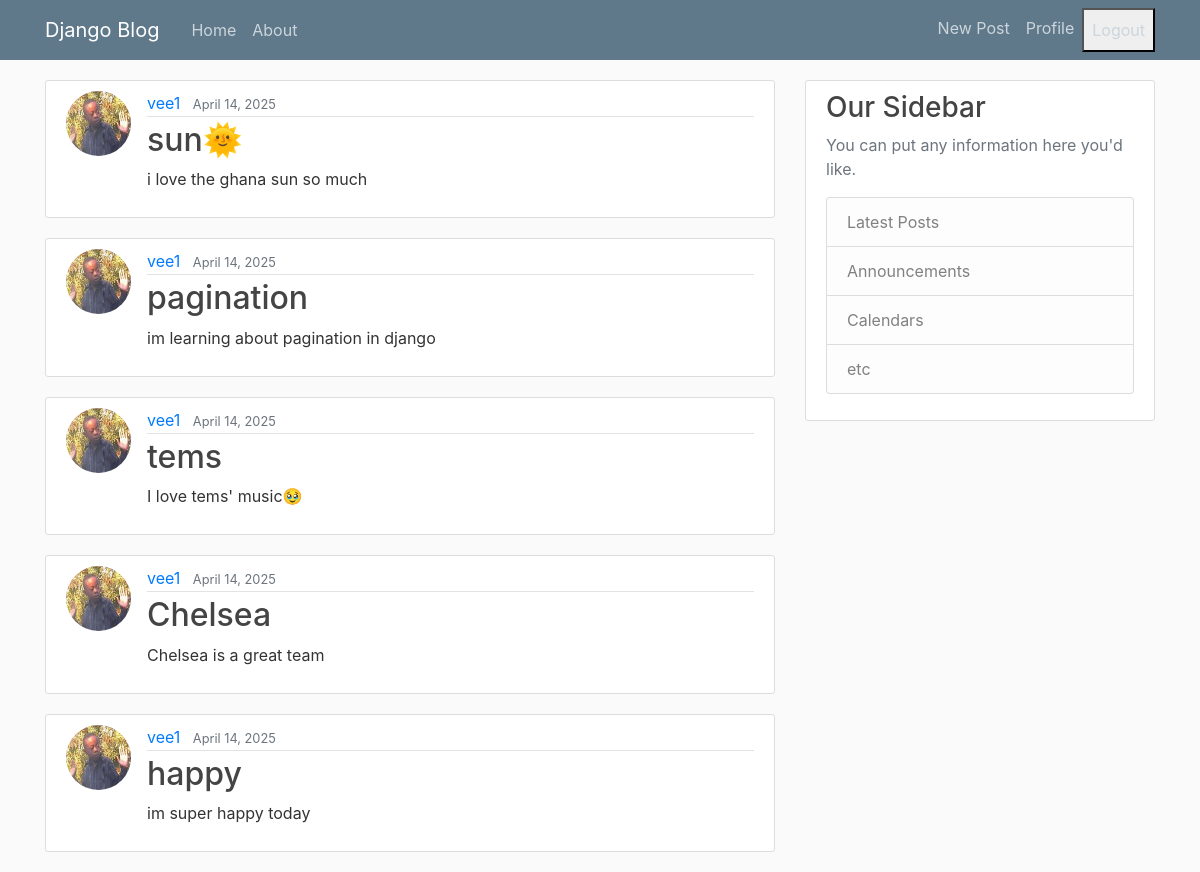
The app's page / (signed in) with its own data.
### blog/models.py (models this page shows, shortened)
class Post(models.Model):
    title = models.CharField(max_length=100)
    content = models.TextField()
    date_posted = models.DateTimeField(default=timezone.now)
    author = models.ForeignKey(User, on_delete=models.CASCADE)

### users/models.py (models this page shows, shortened)
class Profile(models.Model):
    user = models.OneToOneField(User, on_delete=models.CASCADE)
    image = models.ImageField(default='default.jpg', upload_to='profile_pics')

### blog/views.py (the view)
# urls.py: path('', PostListView.as_view(), name='blog-home'),
class PostListView(ListView):
    model = Post
    template_name = 'blog/home.html' #<app>/<model>_<viewtype>.html
    context_object_name = 'posts'
    ordering = ['-date_posted']
    paginate_by = 5

### blog/templates/blog/home.html
{% extends "blog/base.html" %}
{% block content %}
    {% for post in posts%}
    <article class="media content-section">
        <img class="rounded-circle article-img" src="{{ post.author.profile.image.url }}">
        <div class="media-body">
          <div class="article-metadata">
            <a class="mr-2" href="#">{{ post.author }}</a>
            <small class="text-muted">{{ post.date_posted|date:"F d, Y" }}</small>
          </div>
          <h2><a class="article-title" href="{% url 'post-detail' post.id %}">{{ post.title }}</a></h2>
          <p class="article-content">{{ post.content }}</p>
        </div>
    </article>
    {% endfor %}
{% endblock content %}

### blog/static/blog/main.css (style rules this page uses)
body { background: #fafafa; color: #333333; margin-top: 5rem; }
h1, h2, h3, h4, h5, h6 { color: #444444; }
.content-section { background: #ffffff; padding: 10px 20px; border: 1px solid #dddddd; border-radius: 3px; margin-bottom: 20px; }
.article-title { color: #444444; }
.article-content { white-space: pre-line; }
.article-img { height: 65px; width: 65px; margin-right: 16px; }
.article-metadata { padding-bottom: 1px; margin-bottom: 4px; border-bottom: 1px solid #e3e3e3 }

### records on screen
Post: author.profile.image (picture), author "vee1", date_posted "April 14, 2025", title "sun🌞", content "i love the ghana sun so much"
Post: author.profile.image (picture), author "vee1", date_posted "April 14, 2025", title "pagination", content "im learning about pagination in django"
Post: author.profile.image (picture), author "vee1", date_posted "April 14, 2025", title "tems", content "I love tems' music🥹"
Post: author.profile.image (picture), author "vee1", date_posted "April 14, 2025", title "Chelsea", content "Chelsea is a great team"
Post: author.profile.image (picture), author "vee1", date_posted "April 14, 2025", title "happy", content "im super happy today"
